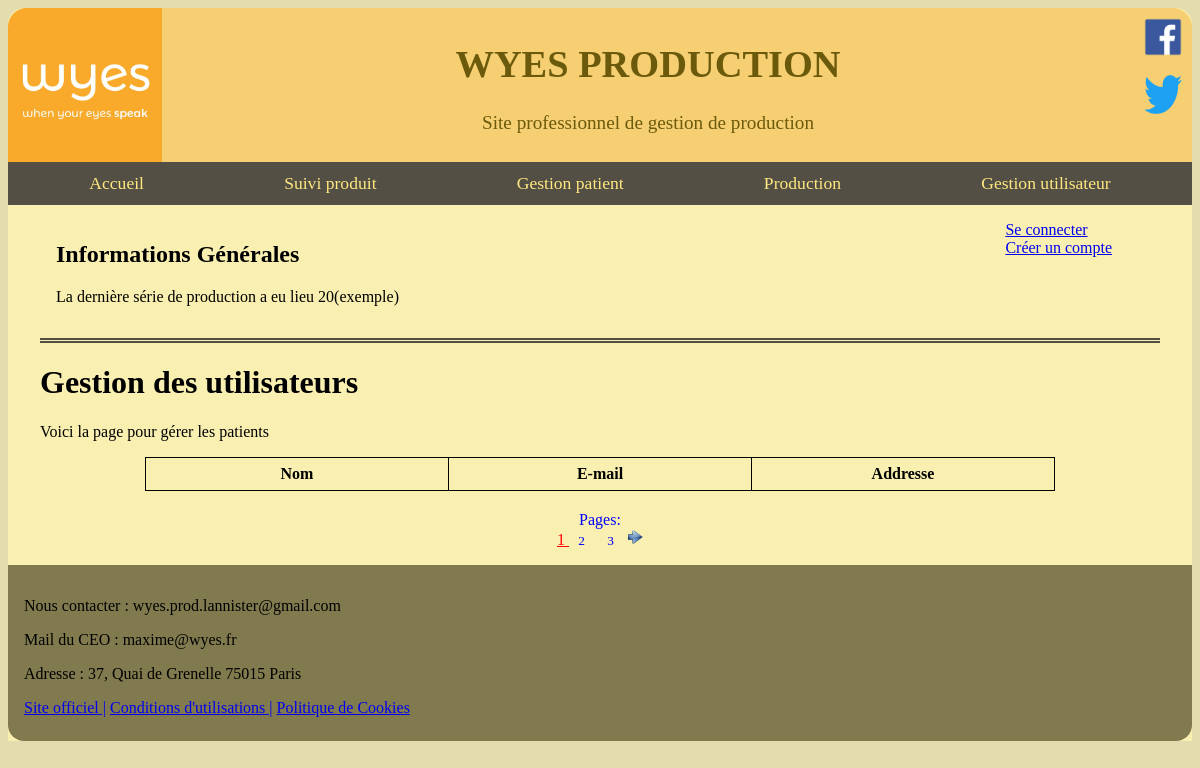
Page /?controller=patient on the earlier database version.
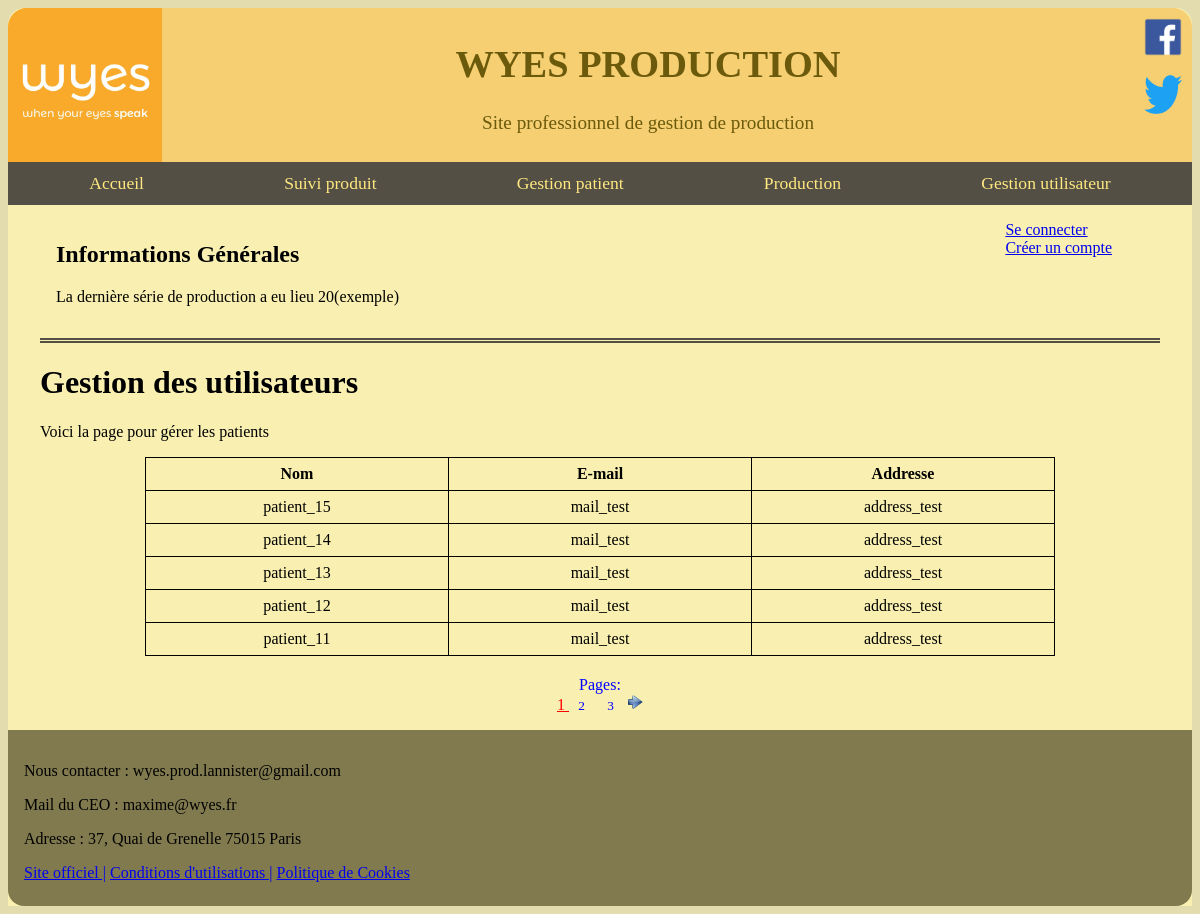
Same page on the later database version.
### tables this page shows
CREATE TABLE PATIENT (
  id_patient SERIAL,
  name VARCHAR(128),
  e_mail VARCHAR(128),
  address VARCHAR(128),
  review TEXT,
  PRIMARY KEY (id_patient)
);

### Controllers/Controller_patient.php (called while the page is built)
<?php
class Controller_patient extends Controller
{
  public function action_pagination() {
  $m = Model::getModel();
  $p = $_GET['start'] ?? 0;
  $tab =
    ['patients' => $m->getAllPatients(null,$p*5),
    'start' => $_GET['start'] ?? 1];
  $this->render('patient', $tab);
  }
  public function action_default(){
    $this->action_pagination();
  }
}
 ?>

### Models/Model.php (called while the page is built, shortened)
<?php
class Model
{
  private $bd;
  private static $instance=null;
  private function __construct()
  {
    try {
      include('Utils/log.php');
      $this->bd=new PDO($dsn,$login,$mdp);
      $this->bd->setAttribute(PDO::ATTR_ERRMODE, PDO::ERRMODE_EXCEPTION);
      $this->bd->query("SET nameS 'utf8'");
    } catch (PDOException $e) {
      die('Echec connexion, erreur n°' . $e->getCode() . ' : ' . $e->getMessage());
    }
  }
  public static function getModel()
  {
    if (is_null(self::$instance)) {
        self::$instance = new Model();
    }
    return self::$instance;
  }
  public function getAllPatients($filter,$offset = 0, $limit = 5){
    try {
      $sql = 'SELECT * FROM PATIENT ORDER BY id_patient';
      $sql .= ' DESC LIMIT :limit OFFSET :offset';
      $bv = [];
            $bv[] = [
                'marqueur' => ':limit',
                'valeur'   => intval($limit),
                'type'     => PDO::PARAM_INT
            ];
            $bv[] = [
                'marqueur' => ':offset',
                'valeur'   => intval($offset),
                'type'     => PDO::PARAM_INT
            ];
            $requete = $this->bd->prepare($sql);
                  foreach ($bv as $value) {
                      $requete->bindValue($value['marqueur'], $value['valeur'], $value['type']);
                  }
                  $requete->execute();
      $requete->execute();
      return $requete->fetchall(PDO::FETCH_ASSOC);
    }catch (PDOException $e) {
        die('Echec getAllPatients, erreur n°' . $e->getCode() . ':' . $e->getMessage());
      }
  }
}
 ?>

### Utils/log.php (called while the page is built)
<?php
  $dsn='mysql:host=localhost;dbname=wyes_prod';
  $login='root';
  $mdp='';
 ?>

### Views/view_patient.php (the view, shortened to what this page needs)
<?php require('view_begin.php');?>
<h1>Gestion des utilisateurs</h1>
<p> Voici la page pour gérer les patients </p>
<p>
<center>
<table>
<th>Nom</th>
<th>E-mail</th>
<th>Addresse</th>
<?php foreach($patients as $v): ?>
<tr>
  <td><?= $v['name'] ?></td>
  <td><?= $v['e_mail'] ?></td>
  <td><?= $v['address'] ?></td>
</tr>
<?php endforeach ?>
</table>
</center>
<?php if(isset($start)): ?>
<div class="listePages">
	<p>Pages:</p>
	<?php for($i=1; $i<=3; $i++): ?>
		<a class="
		<?php
			if ($i == $start) {
				echo 'active' ;
			}else{
				echo 'lienStart';
			}
		?>
		"
		href="?controller=patient&action=pagination&start=<?= $i ?>"> <?= $i ?> </a>
	<?php endfor ?>
	<a href="?controller=patient&action=pagination&start=<?= $start+1 ?>">
		<img class="icone" src="Content/img/next-icon.png"/>
	</a>
</div>
</p>
<?php endif ?>
<?php require('view_end.php');?>

### index.php (shortened to what this page needs)
<?php
require_once "Models/Model.php";
require_once "Controllers/Controller.php";
$controllers=["home","production","suivi","user","gestion_user","patient"];
$controllers_default="home";
if(isset($_GET['controller']) and in_array($_GET['controller'],$controllers))
{
  $nom_controller=$_GET['controller'];
}else{
  $nom_controller=$controllers_default;
}
$nom_classe='Controller_'.$nom_controller;
$nom_fichier='Controllers/'.$nom_classe.'.php';
if(file_exists($nom_fichier)){
  $controller =  new $nom_classe();
}else{
  exit("Error 404: not found.");
}
 ?>

### Controllers/Controller.php (shortened to what this page needs)
<?php
abstract class Controller
{
    public function __construct()
    {
        if (isset($_GET['action']) and method_exists($this, "action_" . $_GET["action"])) {
            $action = "action_" . $_GET["action"];
            $this->$action();
        } else {
            $this->action_default();
        }
    }
    protected function render($vue, $data = [])
    {
        extract($data);
        $file_name = "Views/view_" . $vue . '.php';
        if (file_exists($file_name)) {
            include $file_name;
        } else {
          echo($vue);
            $this->action_error("La vue n'existe pas !");
        }
        die();
    }
}
 ?>

### Views/view_begin.php (shortened to what this page needs)
<!DOCTYPE html>
<html lang="fr" dir="ltr">
  <head>
    <link rel="stylesheet" href="Content/css/view.css"/>
  </head>
  <body>
    <div id="body">
      <header>
        <a href="index.php"><img id="logo" src="Content/img/logo-wyes.jpg" alt="WYES"></a>
        <div class="banniere">
          <center><h1>WYES PRODUCTION</h1></center>
          <div style="text-align:center">Site professionnel de gestion de production</p></div>
        </div>
        <div class="social_media">
          <a href="https://www.facebook.com/teamwyes/" target=_blank><img src="Content/img/logo_facebook.png" alt="Facebook"></a>
          <a href="https://twitter.com/teamwyes?lang=fr" target=_blank><img src="Content/img/logo_twitter.png" alt="Twitter"></a>
        </div>
      </header>
      <nav>
        <div id="color">
          <ul>
            <li><a href="?controller=home">Accueil</a></li>
            <li><a href="?controller=suivi">Suivi produit</a></li>
            <li><a href="?controller=patient">Gestion patient</a></li>
            <li><a href="?controller=production">Production</a></li>
            <li><a href="?controller=gestion_user">Gestion utilisateur</a></li>
          </ul>
        </div>
      </nav>
    <div class="scroll">
      <div class="connexion">
        <a href="?controller=user&action=form_connection">Se connecter</a>
        <a href="?controller=user&action=form_create">Créer un compte</a>
      </div>
      <div class="overview">
        <h2>Informations Générales</h2>
        <p>La dernière série de production a eu lieu <?= "20(exemple)" ?></p>
      </div>
      <div class="contenu">
    </div>

### Views/view_end.php (shortened to what this page needs)
</div>
<footer>
<div id="end">
  <div class="contact">
    <p>Nous contacter : wyes.prod.lannister@gmail.com</p>
    <p>Mail du CEO : maxime@wyes.fr</p>
    <p>Adresse : 37, Quai de Grenelle 75015 Paris</p>
  </div>
  <div class="links">
    <a href="http://wyes.fr/" target=_blank>Site officiel |</a>
    <a href="https://www.captaincontrat.com/articles-droit-commercial/cgu-conditions-generales-utilisation" target=_blank> Conditions d'utilisations |</a>
    <a href="https://www.marieclaire.fr/,politique-d-utilisation-des-cookies,708326.asp" target=_blank> Politique de Cookies </a>
  </div>
</div>
</div>
</body>
</html>

### Content/css/view.css (style rules this page uses)
body { background-color:#E2DCAE; }
#body { background-color:#F8EFB1; border-top-right-radius: 1em; border-top-left-radius: 1em; }
.listePages { width : 400px; margin : auto; padding-top : 20px; text-align: center; }
.listePages p { color : blue; padding: 0px; margin:0px; }
a.lienStart { text-decoration: none; display: inline-block; width : 25px; font-size: smaller; color : blue; }
a.active { color : red; }
img.icone { width: 16px; }
table { border-collapse : collapse; margin : auto; }
td,th { border : 1px solid black; width : 300px; height : 30px; text-align : center; }
.contenu { border-top: thick double #534F44; }
.scroll { padding-left: 1em; padding-right: 1em; margin-left:1em; margin-right: 1em; }
#logo { width: 8em; height: 8em; border-top-left-radius: 1em; }
.banniere { display: flex; flex-direction: column; margin: auto; }
.connexion { float: right; display: flex; flex-direction: column; margin-right: 2em; }
header { display: flex; flex-direction: row; justify-content: space-around; width: 100%; background-color: #F5CF71; height: 8em; font-family: Jazz LET, fantasy; font-size: 1.2em; color: #6C5A0C; border-top-right-radius: 1em; border-top-left-radius: 1em; }
header img { height: 8em; width: 8em; }
header .social_media img { height: 2em; width: 2em; display: flex; flex-direction: column; justify_content: space-around; padding: 0.5em; }
#color { background-color: #534F44; }
nav ul { display: flex; flex-direction: row; margin: auto; padding: 0.7em; justify-content:space-around; list-style-type: none; text-decoration: none; }
ul li a { text-decoration: none; font-family: Bookman, URW; color: #FFE880; font-size: 1.1em; padding: 0.4em; }
.overview { padding: 1em; }
.connexion { padding: 1em; }
#end { width: 100%-2em; height: 9em; padding: 1em; background-color: #807A4E ; border-bottom-right-radius: 1em; border-bottom-left-radius: 1em; }

Differences in the rows shown:
added patient: name "patient_15", e_mail "mail_test", address "address_test"
added patient: name "patient_14", e_mail "mail_test", address "address_test"
added patient: name "patient_13", e_mail "mail_test", address "address_test"
added patient: name "patient_12", e_mail "mail_test", address "address_test"
added patient: name "patient_11", e_mail "mail_test", address "address_test"
